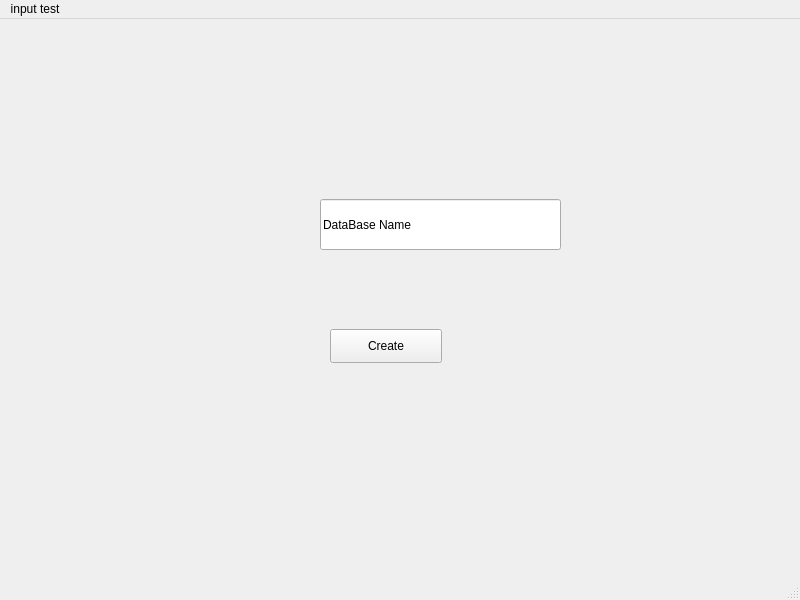
<?xml version="1.0" encoding="UTF-8"?>
<ui version="4.0">
 <class>MainWindow</class>
 <widget class="QMainWindow" name="MainWindow">
  <property name="geometry">
   <rect>
    <x>0</x>
    <y>0</y>
    <width>800</width>
    <height>600</height>
   </rect>
  </property>
  <property name="windowTitle">
   <string>MainWindow</string>
  </property>
  <widget class="QWidget" name="centralwidget">
   <property name="whatsThis">
    <string/>
   </property>
   <property name="styleSheet">
    <string notr="true"/>
   </property>
   <widget class="QPushButton" name="btn_db_create">
    <property name="geometry">
     <rect>
      <x>330</x>
      <y>310</y>
      <width>112</width>
      <height>34</height>
     </rect>
    </property>
    <property name="text">
     <string>Create</string>
    </property>
   </widget>
   <widget class="QLineEdit" name="ld_db_create">
    <property name="geometry">
     <rect>
      <x>320</x>
      <y>180</y>
      <width>241</width>
      <height>51</height>
     </rect>
    </property>
    <property name="text">
     <string>DataBase Name</string>
    </property>
   </widget>
  </widget>
  <widget class="QMenuBar" name="menubar">
   <property name="geometry">
    <rect>
     <x>0</x>
     <y>0</y>
     <width>800</width>
     <height>31</height>
    </rect>
   </property>
   <widget class="QMenu" name="menuinput_test">
    <property name="title">
     <string>input test</string>
    </property>
    <addaction name="separator"/>
    <addaction name="actionrnqnswk1"/>
   </widget>
   <addaction name="menuinput_test"/>
  </widget>
  <widget class="QStatusBar" name="statusbar"/>
  <action name="actionrnqnswk1">
   <property name="text">
    <string>rnqnswk1</string>
   </property>
  </action>
 </widget>
 <resources/>
 <connections/>
</ui>
